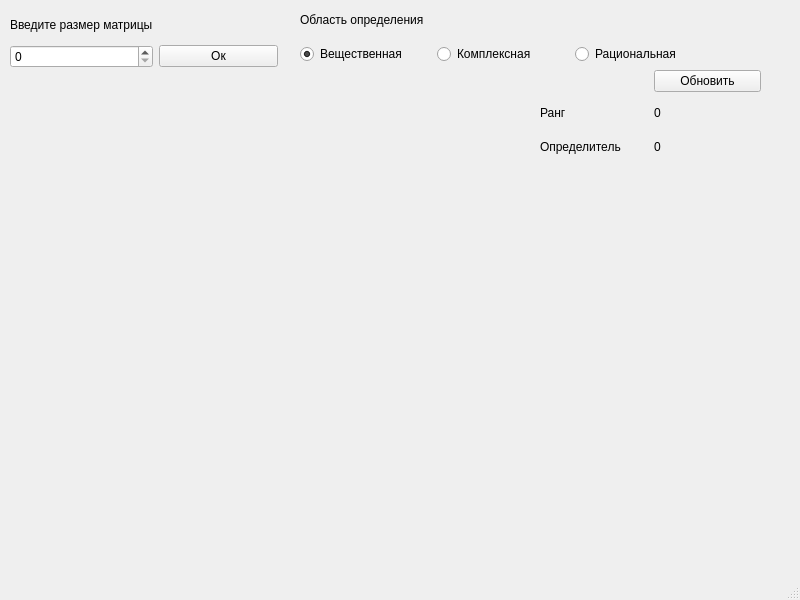
<?xml version="1.0" encoding="UTF-8"?>
<ui version="4.0">
 <class>MainWindow</class>
 <widget class="QMainWindow" name="MainWindow">
  <property name="geometry">
   <rect>
    <x>0</x>
    <y>0</y>
    <width>800</width>
    <height>600</height>
   </rect>
  </property>
  <property name="windowTitle">
   <string>MainWindow</string>
  </property>
  <widget class="QWidget" name="centralwidget">
   <widget class="QWidget" name="gridLayoutWidget">
    <property name="geometry">
     <rect>
      <x>10</x>
      <y>10</y>
      <width>268</width>
      <height>58</height>
     </rect>
    </property>
    <layout class="QGridLayout" name="gridLayout" rowstretch="6,4">
     <item row="1" column="1">
      <widget class="QPushButton" name="matrixSizeButton">
       <property name="text">
        <string>Ок</string>
       </property>
      </widget>
     </item>
     <item row="0" column="0">
      <widget class="QLabel" name="label">
       <property name="text">
        <string>Введите размер матрицы</string>
       </property>
      </widget>
     </item>
     <item row="1" column="0">
      <widget class="QSpinBox" name="matrixSizeSpinBox">
       <property name="maximum">
        <number>1000</number>
       </property>
      </widget>
     </item>
    </layout>
   </widget>
   <widget class="QWidget" name="gridLayoutWidget_2">
    <property name="geometry">
     <rect>
      <x>540</x>
      <y>70</y>
      <width>221</width>
      <height>91</height>
     </rect>
    </property>
    <layout class="QGridLayout" name="gridLayout_2">
     <item row="2" column="0">
      <widget class="QLabel" name="label_2">
       <property name="text">
        <string>Определитель </string>
       </property>
      </widget>
     </item>
     <item row="2" column="2">
      <widget class="QLabel" name="delimiterValue">
       <property name="text">
        <string>0</string>
       </property>
      </widget>
     </item>
     <item row="1" column="2">
      <widget class="QLabel" name="rankValue">
       <property name="text">
        <string>0</string>
       </property>
      </widget>
     </item>
     <item row="1" column="0">
      <widget class="QLabel" name="label_3">
       <property name="text">
        <string>Ранг</string>
       </property>
      </widget>
     </item>
     <item row="0" column="2">
      <widget class="QPushButton" name="updateButton">
       <property name="text">
        <string>Обновить</string>
       </property>
      </widget>
     </item>
    </layout>
   </widget>
   <widget class="QWidget" name="gridLayoutWidget_3">
    <property name="geometry">
     <rect>
      <x>10</x>
      <y>70</y>
      <width>511</width>
      <height>481</height>
     </rect>
    </property>
    <layout class="QGridLayout" name="matrixGrid"/>
   </widget>
   <widget class="QLabel" name="label_4">
    <property name="geometry">
     <rect>
      <x>300</x>
      <y>10</y>
      <width>201</width>
      <height>20</height>
     </rect>
    </property>
    <property name="text">
     <string>Область определения</string>
    </property>
   </widget>
   <widget class="QWidget" name="">
    <property name="geometry">
     <rect>
      <x>300</x>
      <y>40</y>
      <width>406</width>
      <height>28</height>
     </rect>
    </property>
    <layout class="QHBoxLayout" name="horizontalLayout">
     <item>
      <widget class="QRadioButton" name="d_mode">
       <property name="text">
        <string>Вещественная</string>
       </property>
       <property name="checked">
        <bool>true</bool>
       </property>
      </widget>
     </item>
     <item>
      <widget class="QRadioButton" name="c_mode">
       <property name="text">
        <string>Комплексная</string>
       </property>
      </widget>
     </item>
     <item>
      <widget class="QRadioButton" name="r_mode">
       <property name="text">
        <string>Рациональная</string>
       </property>
      </widget>
     </item>
    </layout>
   </widget>
  </widget>
  <widget class="QMenuBar" name="menubar">
   <property name="geometry">
    <rect>
     <x>0</x>
     <y>0</y>
     <width>800</width>
     <height>25</height>
    </rect>
   </property>
  </widget>
  <widget class="QStatusBar" name="statusbar"/>
 </widget>
 <resources/>
 <connections/>
</ui>
